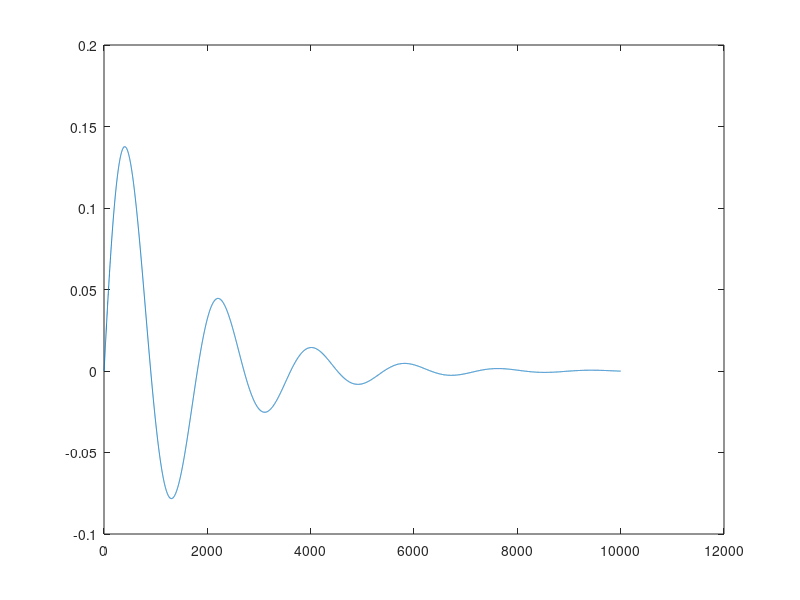

Write MATLAB code to recreate this figure.
clc; clear all; close all;
s = tf('s');

% parametros ideais
k = 10; c = 1; m = .8;

%aparametros reais
k = 10; c = 1; m = .8;

T = 10; %segundo
t = [0:0.001:T];

% Modelo NDI
%
%x' = A x + B u
A = -1/m*[k c; 0 -m];
B = [-1/m; 0];
C = [1 1];
D = 0;

planta_teorica = 1/(m*s^2+c*s+k);

y_teorico = step(planta_teorica, t);
plot(t, y_teorico);
yd_teorico = y_teorico; yd_teorico(1)=0;
for i = 1:length(y_teorico)-1
    yd_teorico(i+1) = (y_teorico(i+1)-y_teorico(i))/t(2);
end

plot(t,y_teorico,t,yd_teorico)

%Trocar aqui
yd_real = yd_teorico/2;
Kp=1;

x__d = Kp*(yd_teorico-yd_real);
close all;
plot(x__d)

%sim('simulacaoNDI', T);

% Modelo INDI
%

%sim('simulacaoINDI', T);
